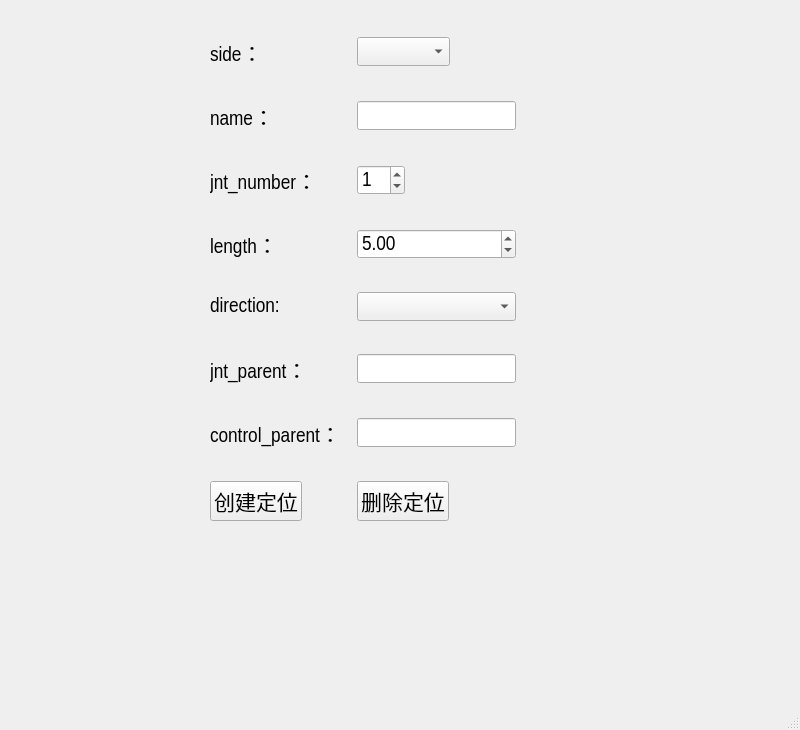
<?xml version="1.0" encoding="UTF-8"?>
<ui version="4.0">
 <class>MainWindow</class>
 <widget class="QMainWindow" name="MainWindow">
  <property name="geometry">
   <rect>
    <x>0</x>
    <y>0</y>
    <width>800</width>
    <height>730</height>
   </rect>
  </property>
  <property name="windowTitle">
   <string>MainWindow</string>
  </property>
  <widget class="QWidget" name="centralwidget">
   <widget class="QWidget" name="widget" native="true">
    <property name="geometry">
     <rect>
      <x>200</x>
      <y>10</y>
      <width>327</width>
      <height>537</height>
     </rect>
    </property>
    <property name="sizePolicy">
     <sizepolicy hsizetype="Fixed" vsizetype="Preferred">
      <horstretch>0</horstretch>
      <verstretch>0</verstretch>
     </sizepolicy>
    </property>
    <property name="font">
     <font>
      <family>Arial Narrow</family>
      <pointsize>16</pointsize>
     </font>
    </property>
    <layout class="QGridLayout" name="gridLayout_2">
     <item row="0" column="0">
      <widget class="QLabel" name="side_label">
       <property name="sizePolicy">
        <sizepolicy hsizetype="Fixed" vsizetype="Fixed">
         <horstretch>0</horstretch>
         <verstretch>0</verstretch>
        </sizepolicy>
       </property>
       <property name="font">
        <font>
         <family>Arial Narrow</family>
         <pointsize>16</pointsize>
         <weight>50</weight>
         <bold>false</bold>
        </font>
       </property>
       <property name="focusPolicy">
        <enum>Qt::NoFocus</enum>
       </property>
       <property name="contextMenuPolicy">
        <enum>Qt::DefaultContextMenu</enum>
       </property>
       <property name="layoutDirection">
        <enum>Qt::LeftToRight</enum>
       </property>
       <property name="text">
        <string>side：</string>
       </property>
       <property name="alignment">
        <set>Qt::AlignLeading|Qt::AlignLeft|Qt::AlignVCenter</set>
       </property>
      </widget>
     </item>
     <item row="1" column="1">
      <widget class="QLineEdit" name="name_edit">
       <property name="sizePolicy">
        <sizepolicy hsizetype="Fixed" vsizetype="Fixed">
         <horstretch>0</horstretch>
         <verstretch>0</verstretch>
        </sizepolicy>
       </property>
       <property name="font">
        <font>
         <family>Arial Narrow</family>
         <pointsize>16</pointsize>
        </font>
       </property>
      </widget>
     </item>
     <item row="7" column="0">
      <widget class="QPushButton" name="create_btn">
       <property name="sizePolicy">
        <sizepolicy hsizetype="Fixed" vsizetype="Fixed">
         <horstretch>0</horstretch>
         <verstretch>0</verstretch>
        </sizepolicy>
       </property>
       <property name="font">
        <font>
         <family>Arial Narrow</family>
         <pointsize>16</pointsize>
        </font>
       </property>
       <property name="text">
        <string>创建定位</string>
       </property>
      </widget>
     </item>
     <item row="5" column="1">
      <widget class="QLineEdit" name="jnt_parent_edit">
       <property name="sizePolicy">
        <sizepolicy hsizetype="Fixed" vsizetype="Fixed">
         <horstretch>0</horstretch>
         <verstretch>0</verstretch>
        </sizepolicy>
       </property>
       <property name="font">
        <font>
         <family>Arial Narrow</family>
         <pointsize>16</pointsize>
        </font>
       </property>
      </widget>
     </item>
     <item row="0" column="1">
      <widget class="QComboBox" name="side_cbox">
       <property name="sizePolicy">
        <sizepolicy hsizetype="Fixed" vsizetype="Fixed">
         <horstretch>0</horstretch>
         <verstretch>0</verstretch>
        </sizepolicy>
       </property>
       <property name="font">
        <font>
         <family>Arial Narrow</family>
         <pointsize>16</pointsize>
         <weight>50</weight>
         <bold>false</bold>
        </font>
       </property>
      </widget>
     </item>
     <item row="2" column="0">
      <widget class="QLabel" name="label_5">
       <property name="sizePolicy">
        <sizepolicy hsizetype="Fixed" vsizetype="Preferred">
         <horstretch>0</horstretch>
         <verstretch>0</verstretch>
        </sizepolicy>
       </property>
       <property name="font">
        <font>
         <family>Arial Narrow</family>
         <pointsize>16</pointsize>
         <weight>50</weight>
         <bold>false</bold>
        </font>
       </property>
       <property name="text">
        <string>jnt_number：</string>
       </property>
      </widget>
     </item>
     <item row="6" column="1">
      <widget class="QLineEdit" name="control_parent_edit">
       <property name="sizePolicy">
        <sizepolicy hsizetype="Fixed" vsizetype="Fixed">
         <horstretch>0</horstretch>
         <verstretch>0</verstretch>
        </sizepolicy>
       </property>
       <property name="font">
        <font>
         <family>Arial Narrow</family>
         <pointsize>16</pointsize>
        </font>
       </property>
      </widget>
     </item>
     <item row="5" column="0">
      <widget class="QLabel" name="label_6">
       <property name="sizePolicy">
        <sizepolicy hsizetype="Fixed" vsizetype="Preferred">
         <horstretch>0</horstretch>
         <verstretch>0</verstretch>
        </sizepolicy>
       </property>
       <property name="font">
        <font>
         <family>Arial Narrow</family>
         <pointsize>16</pointsize>
         <weight>50</weight>
         <bold>false</bold>
        </font>
       </property>
       <property name="text">
        <string>jnt_parent：</string>
       </property>
      </widget>
     </item>
     <item row="6" column="0">
      <widget class="QLabel" name="label_7">
       <property name="sizePolicy">
        <sizepolicy hsizetype="Fixed" vsizetype="Preferred">
         <horstretch>0</horstretch>
         <verstretch>0</verstretch>
        </sizepolicy>
       </property>
       <property name="font">
        <font>
         <family>Arial Narrow</family>
         <pointsize>16</pointsize>
         <weight>50</weight>
         <bold>false</bold>
        </font>
       </property>
       <property name="text">
        <string>control_parent：</string>
       </property>
      </widget>
     </item>
     <item row="1" column="0">
      <widget class="QLabel" name="label_4">
       <property name="sizePolicy">
        <sizepolicy hsizetype="Fixed" vsizetype="Preferred">
         <horstretch>0</horstretch>
         <verstretch>0</verstretch>
        </sizepolicy>
       </property>
       <property name="font">
        <font>
         <family>Arial Narrow</family>
         <pointsize>16</pointsize>
         <weight>50</weight>
         <bold>false</bold>
        </font>
       </property>
       <property name="text">
        <string>name：</string>
       </property>
      </widget>
     </item>
     <item row="2" column="1">
      <widget class="QSpinBox" name="jnt_number_sbox">
       <property name="sizePolicy">
        <sizepolicy hsizetype="Fixed" vsizetype="Fixed">
         <horstretch>0</horstretch>
         <verstretch>0</verstretch>
        </sizepolicy>
       </property>
       <property name="font">
        <font>
         <family>Arial Narrow</family>
         <pointsize>16</pointsize>
        </font>
       </property>
       <property name="value">
        <number>1</number>
       </property>
      </widget>
     </item>
     <item row="7" column="1">
      <widget class="QPushButton" name="delete_btn">
       <property name="sizePolicy">
        <sizepolicy hsizetype="Fixed" vsizetype="Fixed">
         <horstretch>0</horstretch>
         <verstretch>0</verstretch>
        </sizepolicy>
       </property>
       <property name="font">
        <font>
         <family>Arial Narrow</family>
         <pointsize>16</pointsize>
        </font>
       </property>
       <property name="text">
        <string>删除定位</string>
       </property>
      </widget>
     </item>
     <item row="3" column="1">
      <widget class="QDoubleSpinBox" name="length_sbox">
       <property name="decimals">
        <number>2</number>
       </property>
       <property name="value">
        <double>5.000000000000000</double>
       </property>
      </widget>
     </item>
     <item row="3" column="0">
      <widget class="QLabel" name="label">
       <property name="text">
        <string>length：</string>
       </property>
      </widget>
     </item>
     <item row="4" column="0">
      <widget class="QLabel" name="label_2">
       <property name="text">
        <string>direction:</string>
       </property>
      </widget>
     </item>
     <item row="4" column="1">
      <widget class="QComboBox" name="direction_cbox"/>
     </item>
    </layout>
   </widget>
  </widget>
  <widget class="QMenuBar" name="menubar">
   <property name="geometry">
    <rect>
     <x>0</x>
     <y>0</y>
     <width>800</width>
     <height>23</height>
    </rect>
   </property>
  </widget>
  <widget class="QStatusBar" name="statusbar"/>
 </widget>
 <resources/>
 <connections/>
</ui>
